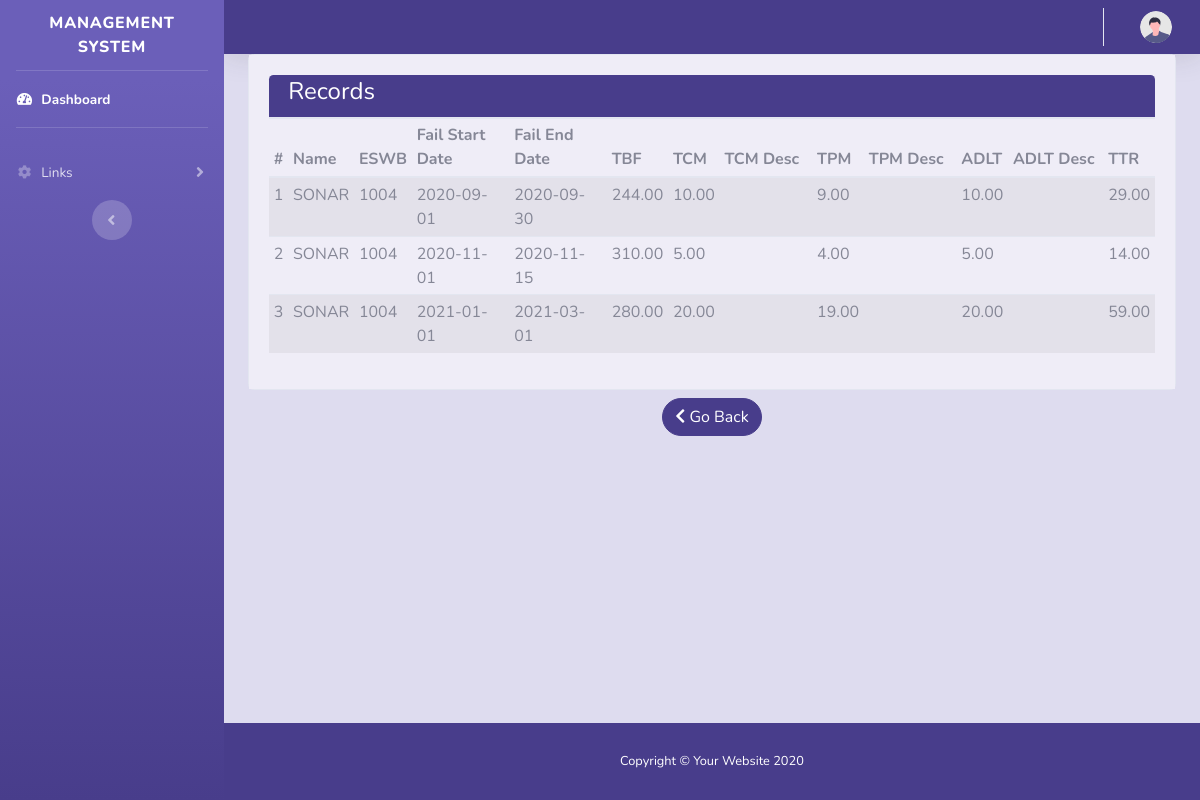
The page /Manager/show_records/15 on the database its author committed.
### tables this page shows
CREATE TABLE `controller_data_detail` (
  `id` bigint(20) NOT NULL,
  `Controller_Data_ID` bigint(20) NOT NULL,
  `Failure_start_date` date,
  `Failure_end_date` date,  
  `TBF` decimal(8,2) DEFAULT NULL,
  `TCM` decimal(8,2) DEFAULT NULL,
  `TCM_Desc` varchar(1000) DEFAULT NULL,
  `TPM` decimal(8,2) DEFAULT NULL,
  `TPM_Desc` varchar(1000) DEFAULT NULL,
  `ADLT` decimal(8,2) DEFAULT NULL,
  `ADLT_Desc` varchar(1000) DEFAULT NULL,
  `TTR` decimal(8,2) DEFAULT NULL,
  `RegDate` date DEFAULT current_timestamp()
);

CREATE TABLE `controller_data` (
  `ID` bigint(20) NOT NULL,
  `Controller_type` varchar(30) NOT NULL,
  `Controller_Name` varchar(30) NOT NULL,
  `Controller_Code` varchar(30),
  `Ship_ID` bigint(20),
  `ESWB` varchar(30) NOT NULL,
  `Includes` varchar(50) DEFAULT NULL,
  `Not_Includes` varchar(50) DEFAULT NULL,
  `Associated_Equipment` varchar(50) DEFAULT NULL,
  `MTBF` decimal(8,2) DEFAULT NULL,
  `MTTR` decimal(8,2) DEFAULT NULL,
  `Availability` decimal(8,2) DEFAULT NULL,
  `Reliability` decimal(8,2) DEFAULT NULL,
  `Default_Reliability` decimal(8,2) DEFAULT 0.00,
  `Comission_date` date DEFAULT NULL,
  `Total_Equipped` int
);

### application/controllers/Manager.php (called while the page is built, shortened)
<?php if (!defined('BASEPATH')) exit('No direct script access allowed');
class Manager extends CI_Controller
{
    public function show_records($id = NULL)
    {
        $this->db->select('cd.Controller_Name, cd.ESWB,cdd.*');
        $this->db->from('controller_data cd');
        $this->db->join('controller_data_detail cdd', 'cd.id = cdd.Controller_Data_ID');
        $this->db->where('cdd.Controller_Data_ID', $id);
        $data['controller_detail_records'] = $this->db->get()->result_array();
        $this->load->view('manager/data_records', $data);
    }
}

### index.php (called while the page is built, shortened)
<?php
require_once BASEPATH.'core/CodeIgniter.php';

### application/views/manager/data_records.php (the view, shortened to what this page needs)
<?php $this->load->view('manager/common/header'); ?>
<div class="container">
    <div class="card">
        <div class="card-body bg-custom3">
            <div id="table_div">
                <?php if (isset($controller_detail_records)) {
                    if (count($controller_detail_records) > 0) { ?>
                        <div class="card-header bg-custom1">
                            <h1 class="h4 text-white">Records</h1>
                        </div>
                        <table id="datatable" class="table table-sm table-striped">
                            <thead>
                                <tr>
                                    <th scope="col">#</th>
                                    <th scope="col">Name</th>
                                    <th scope="col">ESWB</th>
                                    <th scope="col">Fail Start Date</th>
                                    <th scope="col">Fail End Date</th>
                                    <th scope="col">TBF</th>
                                    <th scope="col">TCM</th>
                                    <th scope="col">TCM Desc</th>
                                    <th scope="col">TPM</th>
                                    <th scope="col">TPM Desc</th>
                                    <th scope="col">ADLT</th>
                                    <th scope="col">ADLT Desc</th>
                                    <th scope="col">TTR</th>
                                </tr>
                            </thead>
                            <tbody>
                                <?php $count = 0;
                                foreach ($controller_detail_records as $data) { ?>
                                    <tr>
                                        <td scope="row"><?= ++$count; ?></td>
                                        <td scope="row"><?= $data['Controller_Name']; ?></td>
                                        <td scope="row"><?= $data['ESWB']; ?></td>
                                        <td scope="row" style="width:150px;"><?= $data['Failure_start_date']; ?></td>
                                        <td scope="row" style="width:150px;"><?= $data['Failure_end_date']; ?></td>
                                        <td scope="row"><?= $data['TBF']; ?></td>
                                        <td scope="row"><?= $data['TCM']; ?></td>
                                        <td scope="row" id="tcm_desc" style="width:150px; scroll;"value="<?= $data['TCM_Desc']; ?>"><?= $data['TCM_Desc']; ?></td>
                                        <td scope="row"><?= $data['TPM']; ?></td>
                                        <td scope="row" style="width:150px;"><?= $data['TPM_Desc']; ?></td>
                                        <td scope="row"><?= $data['ADLT']; ?></td>
                                        <td scope="row" style="width:150px;"><?= $data['ADLT_Desc']; ?></td>
                                        <td scope="row"><?= $data['TTR']; ?></td>
                                    </tr>
                                <?php } ?>
                            </tbody>
                        </table>
                    <?php } else { ?>
                        <div class="card-header">
                            <h1 class="h4 text-gray-900">No Data Available yet</h1>
                        </div>
                    <?php }
                } else { ?>
                    <a> No Record Selected. </a>
                <?php  } ?>
            </div>
        </div>
    </div>
    <div class="form-group row justify-content-center my-2">
        <a class="btn btn-primary rounded-pill" id="abc" href="<?= base_url(); ?>manager"><i class="fas fa-chevron-left"></i> Go Back</a>
    </div>
</div>
</div>
<?php $this->load->view('common/footer'); ?>

### application/views/manager/common/header.php (shortened to what this page needs)
<!DOCTYPE html>
<html lang="en">
<head>
    <link href="<?php echo base_url(); ?>assets/vendor/fontawesome-free/css/all.min.css" rel="stylesheet" type="text/css">
    <link href="<?php echo base_url(); ?>assets/css/sb-admin-2.min.css" rel="stylesheet">
</head>
<body id="page-top">
    <div id="wrapper">
        <ul class="navbar-nav bg-gradient-primary sidebar sidebar-dark accordion" id="accordionSidebar">
            <a class="sidebar-brand d-flex align-items-center justify-content-center" href="index.html">
                <div class="sidebar-brand-text mx-3">Management System</div>
            </a>
            <hr class="sidebar-divider my-0">
            <li class="nav-item active">
                <a class="nav-link" href="<?php echo base_url() ?><?php if ($this->session->userdata('status') == 'weo') {
                                                                    echo "WEO";
                                                                } else if ($this->session->userdata('status') == 'co') {
                                                                    echo "CO";
                                                                } else if ($this->session->userdata('status') == 'hod') {
                                                                    echo "HOD";
                                                                } else {
                                                                    echo "Manager";
                                                                } ?>">
                    <i class="fas fa-fw fa-tachometer-alt"></i>
                    <span>Dashboard</span></a>
            </li>
            <hr class="sidebar-divider">
            <li class="nav-item">
                <a class="nav-link collapsed" href="#" data-toggle="collapse" data-target="#collapseTwo" aria-expanded="true" aria-controls="collapseTwo">
                    <i class="fas fa-fw fa-cog"></i>
                    <span>Links</span>
                </a>
            </li>
            <div class="text-center d-none d-md-inline">
                <button class="rounded-circle border-0" id="sidebarToggle"></button>
            </div>
        </ul>
        <div id="content-wrapper" class="d-flex flex-column bg-custom2">
            <div id="content">
                <nav class="navbar navbar-expand navbar-light bg-custom1 topbar static-top shadow">
                    <ul class="navbar-nav ml-auto">
                        <li class="nav-item dropdown no-arrow">
                            <a class="nav-link dropdown-toggle" href="#" id="userDropdown" role="button" data-toggle="dropdown" aria-haspopup="true" aria-expanded="false">
                                <img class="img-profile rounded-circle" src="<?php echo base_url(); ?>assets/img/undraw_profile.svg">
                            </a>
                        </li>
                    </ul>
                </nav>

### application/views/common/footer.php (shortened to what this page needs)
         <footer class="sticky-footer bg-custom1 text-white">
                <div class="container my-auto">
                    <div class="copyright text-center my-auto">
                        <span>Copyright &copy; Your Website 2020</span>
                    </div>
                </div>
            </footer>
        </div>
    </div>
</body>
</html>

### rows shown on the page
controller_data_detail: controller_data.Controller_Name "SONAR", controller_data.ESWB "1004", Failure_start_date "2020-09-01", Failure_end_date "2020-09-30", TBF "244.00", TCM "10.00", TPM "9.00", ADLT "10.00", TTR "29.00"
controller_data_detail: controller_data.Controller_Name "SONAR", controller_data.ESWB "1004", Failure_start_date "2020-11-01", Failure_end_date "2020-11-15", TBF "310.00", TCM "5.00", TPM "4.00", ADLT "5.00", TTR "14.00"
controller_data_detail: controller_data.Controller_Name "SONAR", controller_data.ESWB "1004", Failure_start_date "2021-01-01", Failure_end_date "2021-03-01", TBF "280.00", TCM "20.00", TPM "19.00", ADLT "20.00", TTR "59.00"
